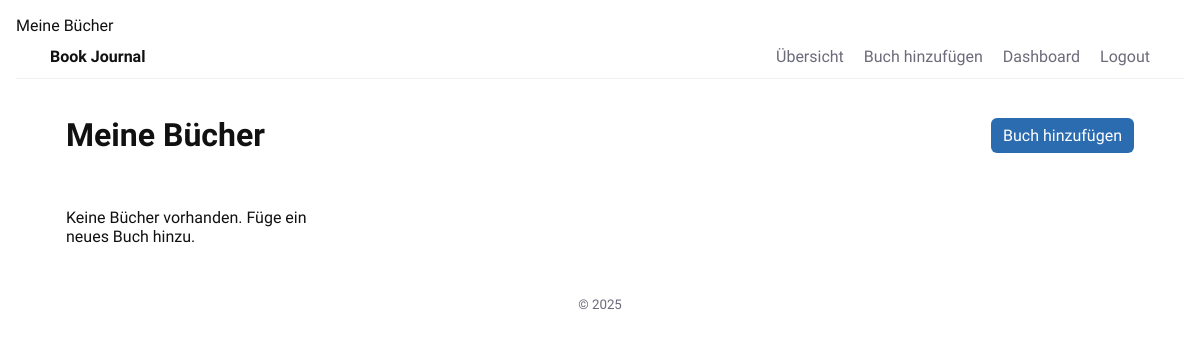
Page / (signed in) on the earlier database version.
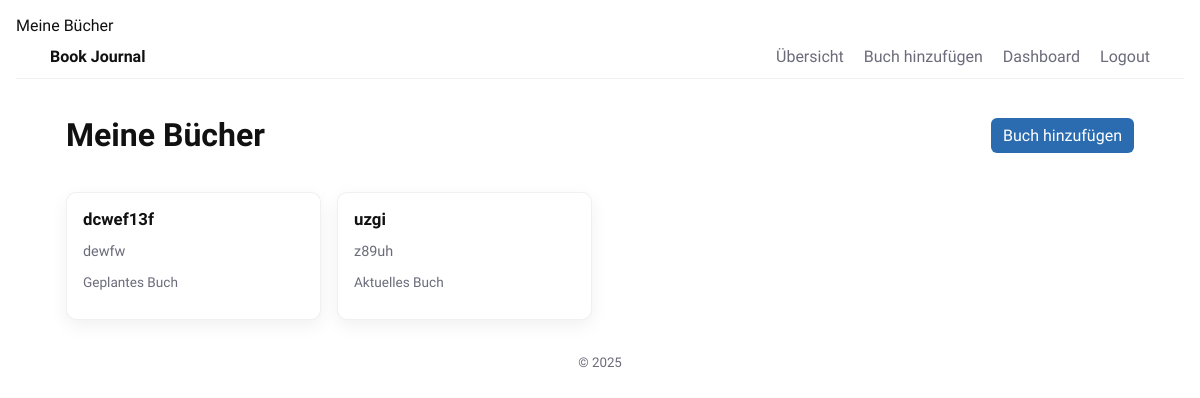
Same page on the later database version.
### Main.py (models this page shows)
class Book(Base):
    __tablename__ = "books"                                                                         # Name der Tabelle in der Datenbank: "books"
    id = Column(Integer, primary_key=True)                                                          # Primärschlüssel: Eindeutige ID für jedes Buch
    title = Column(String, nullable=False)                                                          # Titel des Buches
    author = Column(String)                                                                         # Autor des Buches
    status = Column(String, default="Geplantes Buch")                                               # Status des Buches
    user_id = Column(Integer, ForeignKey("users.id"), nullable=False)                               # ID des zugehörigen Users
    notes = relationship("Note", back_populates="book", cascade="all, delete")                      # Beziehung zu Notizen, wenn Buch gelöscht wird, werden auch alle Notizen gelöscht
    user = relationship("User", back_populates="books")                                             # Beziehung: Ein Buch gehört genau einem User

### Main.py (the view)
@app.route('/')
def index():
    books = []
    if session.get('user_id'):                                           # Prüfen, ob ein User eingeloggt ist
        books = list_books(session['user_id'])                           # Alle Bücher des eingeloggten Users abrufen
    return render_template('index.html', books=books, logged_in=session.get('user_id') is not None)

### Main.py (called while the page is built)
def list_books(user_id):
    return db_session.query(Book).filter(Book.user_id == user_id).all()                             # Abrufen aller Bücher eines bestimmten Users

### templates/index.html (shortened to what this page needs)
{% extends "base.html" %}
{% block content %}
{% if logged_in %}
  <div class="page-actions">
    <h1>Meine Bücher</h1>
    <a class="btn" href="{{ url_for('add_book') }}">Buch hinzufügen</a>
  </div>
  <div class="books-grid">
  {% for book in books %}
      <article class="book-card">
          <a href="{{ url_for('book_detail', book_id=book.id) }}">
              <h2>{{ book.title }}</h2>
              <p class="meta">{{ book.author }}</p>
              <p class="status">{{ book.status }}</p>
          </a>
      </article>
  {% else %}
      <p>Keine Bücher vorhanden. Füge ein neues Buch hinzu.</p>
  {% endfor %}
  </div>
{% endif %}
{% endblock %}

### templates/base.html (shortened to what this page needs)
<!doctype html>
<html lang="de">
<head>
  <link rel="stylesheet" href="{{ url_for('static', filename='style.css') }}">
</head>
<body>
  <header class="site-header">
    <nav class="nav">
      <a class="brand" href="{{ url_for('index') }}">Book Journal</a>
      <div class="nav-actions">
        {% if session.get('user_id') %}
          <a href="{{ url_for('index') }}">Übersicht</a>
          <a href="{{ url_for('add_book') }}">Buch hinzufügen</a>
          <a href="{{ url_for('dashboard') }}">Dashboard</a>
          <a href="{{ url_for('logout') }}">Logout</a>
        {% else %}
          <a href="{{ url_for('login') }}">Login</a>
          <a href="{{ url_for('register') }}">Registrieren</a>
        {% endif %}
      </div>
    </nav>
  </header>
  <main class="container">
    {% block content %}{% endblock %}
  </main>
  <footer class="site-footer">
    <small>&copy; 2025</small>
  </footer>
</body>
</html>

### static/style.css (style rules this page uses)
:root { --bg: #ffffff; --fg: #111; --muted: #6b6b7a; --card: #fff; --radius: 10px; --gap: 1rem; --shadow: 0 6px 18px rgba(0,0,0,0.06); --accent: #2b6cb0; --font: 'Work Sans', system-ui, -apple-system, "Segoe UI", Roboto, "Helvetica Neue", Arial; font-size:16px; }
* { box-sizing:border-box }
body { margin:0; font-family:var(--font); background:var(--bg); color:var(--fg); -webkit-font-smoothing:antialiased; -moz-osx-font-smoothing:grayscale; padding:1rem; }
.site-header { border-bottom:1px solid rgba(0,0,0,0.06);background:transparent }
.nav { display:flex;align-items:center;justify-content:space-between;max-width:1100px;margin:0 auto;padding:0.75rem 0 }
.brand { font-weight:700;color:var(--fg);text-decoration:none }
.nav-actions a { margin-left:1rem;color:var(--muted);text-decoration:none }
.container { max-width:1100px;margin:1rem auto;padding:0 1rem }
.books-grid { display:grid; grid-template-columns:repeat(auto-fill,minmax(220px,1fr)); gap:var(--gap); margin:1rem 0; }
.book-card { background:var(--card); color:var(--fg); padding:16px; border-radius:var(--radius); border:1px solid rgba(0,0,0,0.06); box-shadow:var(--shadow); transition:transform .14s ease,box-shadow .14s ease; display:flex; flex-direction:column; min-height:120px; }
.book-card a { color:inherit;text-decoration:none;display:block;height:100% }
.book-card h2 { margin:0 0 .4rem 0;font-size:1.05rem }
.book-card .meta { font-size:0.9rem;color:var(--muted);margin-bottom:0.4rem }
.book-card .status { font-size:0.85rem;color:var(--muted) }
.page-actions { display:flex;justify-content:space-between;align-items:center }
.btn { background:var(--accent);color:#fff;border:none;padding:8px 12px;border-radius:6px;cursor:pointer;text-decoration:none;display:inline-block }
.site-footer { margin-top:2rem;text-align:center;color:var(--muted) }

Differences in the rows shown:
added Book: title "dcwef13f", author "dewfw", status "Geplantes Buch"
added Book: title "uzgi", author "z89uh", status "Aktuelles Buch"
Other differences:
text no longer shown: "Keine Bücher vorhanden. Füge ein neues Buch hinzu."
